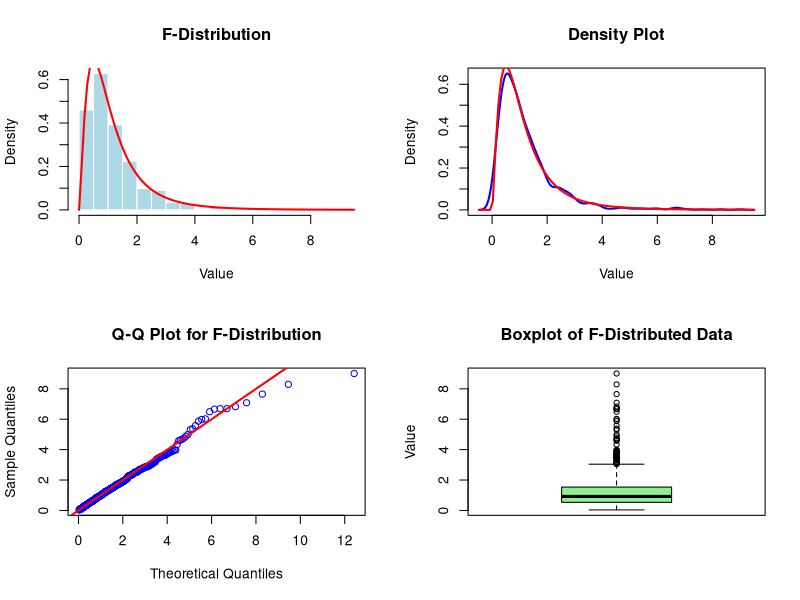

The R source for this figure:
# Lab 4: Simulation of F-Distributed Data and Its Relationship with χ2-Distributions								
								
# Parameters								
df1 <- 5								
df2 <- 10								
N_sim <- 1000								
								
# Generate F-distributed data								
set.seed(123)								
chi2_1 <- rchisq(N_sim, df = df1)								
chi2_2 <- rchisq(N_sim, df = df2)								
f_data <- (chi2_1 / df1) / (chi2_2 / df2)								
								
# Graphical Output								
par(mfrow = c(2, 2))								
								
# Histogram								
hist(f_data, breaks = 30, col = "lightblue", probability = TRUE, main = "F-Distribution", xlab = "Value", border = "white")								
curve(df(x, df1 = df1, df2 = df2), add = TRUE, col = "red", lwd = 2)								
								
# Density plot								
plot(density(f_data), col = "blue", lwd = 2, main = "Density Plot", xlab = "Value")								
curve(df(x, df1 = df1, df2 = df2), add = TRUE, col = "red", lwd = 2)								
								
# Q-Q plot								
qqplot(qf(ppoints(N_sim), df1 = df1, df2 = df2), f_data, main = "Q-Q Plot for F-Distribution", col = "blue", xlab = "Theoretical Quantiles", ylab = "Sample Quantiles")								
abline(0, 1, col = "red", lwd = 2)								
								
# Boxplot								
boxplot(f_data, col = "lightgreen", main = "Boxplot of F-Distributed Data", ylab = "Value")								
								
